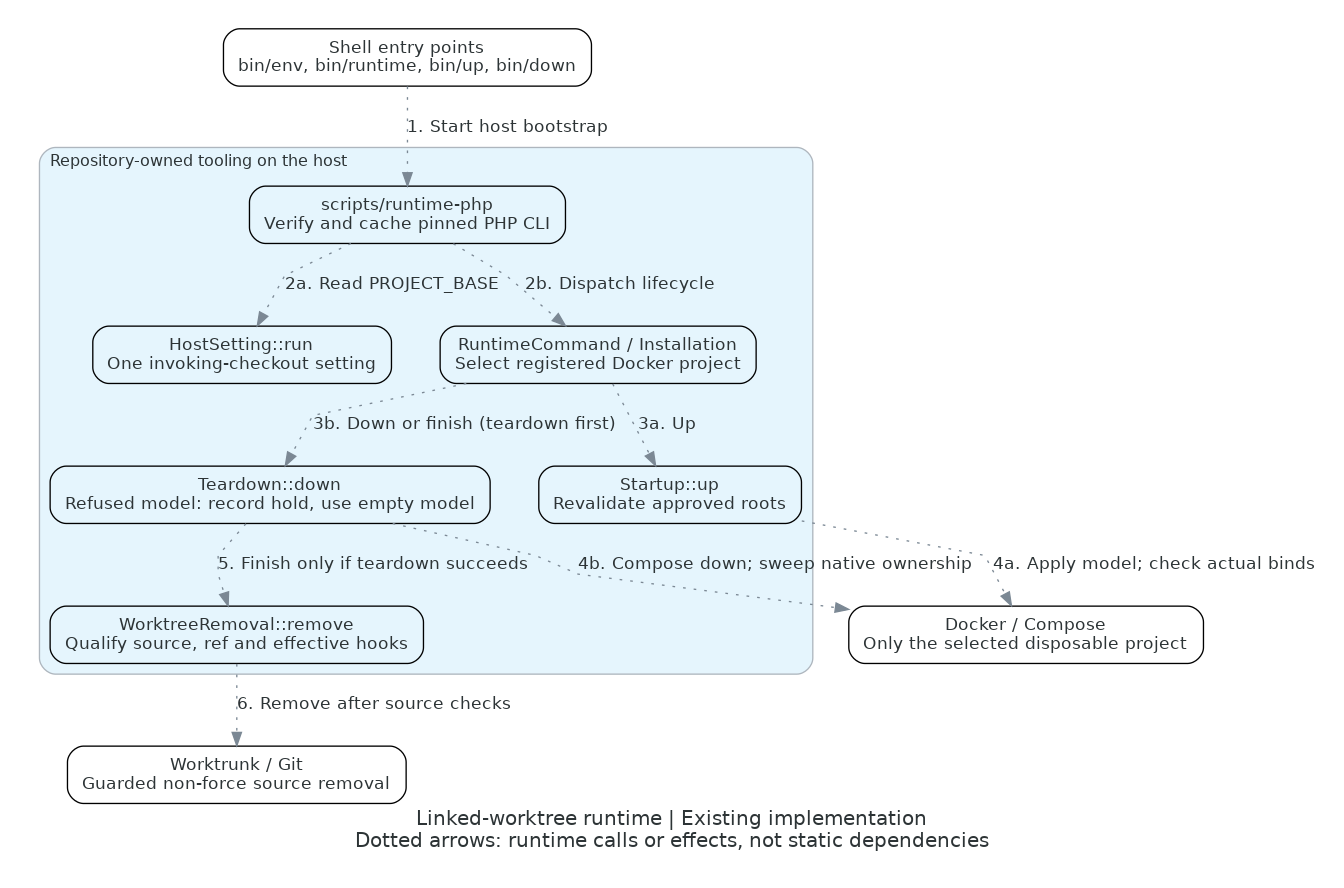

This figure's Python source:
"""Render the existing linked-worktree host runtime boundary."""
from pathlib import Path

from diagrams import Cluster, Diagram, Edge, Node

with Diagram(
    'Linked-worktree runtime | Existing implementation\nDotted arrows: runtime calls or effects, not static dependencies',
    filename=str(Path(__file__).with_suffix('')),
    show=False,
    direction='TB',
    graph_attr={'fontname': 'DejaVu Sans', 'pad': '0.3', 'nodesep': '0.5', 'ranksep': '0.65', 'splines': 'polyline'},
    node_attr={'fontname': 'DejaVu Sans', 'shape': 'box', 'fixedsize': 'false', 'labelloc': 'c',
               'width': '1.5', 'height': '0.6', 'margin': '0.15,0.1'},
    edge_attr={'fontname': 'DejaVu Sans', 'style': 'dotted'},
):
    shell = Node('Shell entry points\nbin/env, bin/runtime, bin/up, bin/down', nodeid='shell')
    with Cluster('Repository-owned tooling on the host'):
        bootstrap = Node('scripts/runtime-php\nVerify and cache pinned PHP CLI', nodeid='bootstrap')
        settings = Node('HostSetting::run\nOne invoking-checkout setting', nodeid='settings')
        runtime = Node('RuntimeCommand / Installation\nSelect registered Docker project', nodeid='runtime')
        startup = Node('Startup::up\nRevalidate approved roots', nodeid='startup')
        teardown = Node('Teardown::down\nRefused model: record hold, use empty model', nodeid='teardown')
        removal = Node('WorktreeRemoval::remove\nQualify source, ref and effective hooks', nodeid='removal')
    docker = Node('Docker / Compose\nOnly the selected disposable project', nodeid='docker')
    worktrunk = Node('Worktrunk / Git\nGuarded non-force source removal', nodeid='worktrunk')

    shell >> Edge(label='1. Start host bootstrap') >> bootstrap
    bootstrap >> Edge(label='2a. Read PROJECT_BASE') >> settings
    bootstrap >> Edge(label='2b. Dispatch lifecycle') >> runtime
    runtime >> Edge(label='3a. Up') >> startup
    runtime >> Edge(label='3b. Down or finish (teardown first)') >> teardown
    startup >> Edge(label='4a. Apply model; check actual binds') >> docker
    teardown >> Edge(label='4b. Compose down; sweep native ownership') >> docker
    teardown >> Edge(label='5. Finish only if teardown succeeds') >> removal
    removal >> Edge(label='6. Remove after source checks') >> worktrunk
